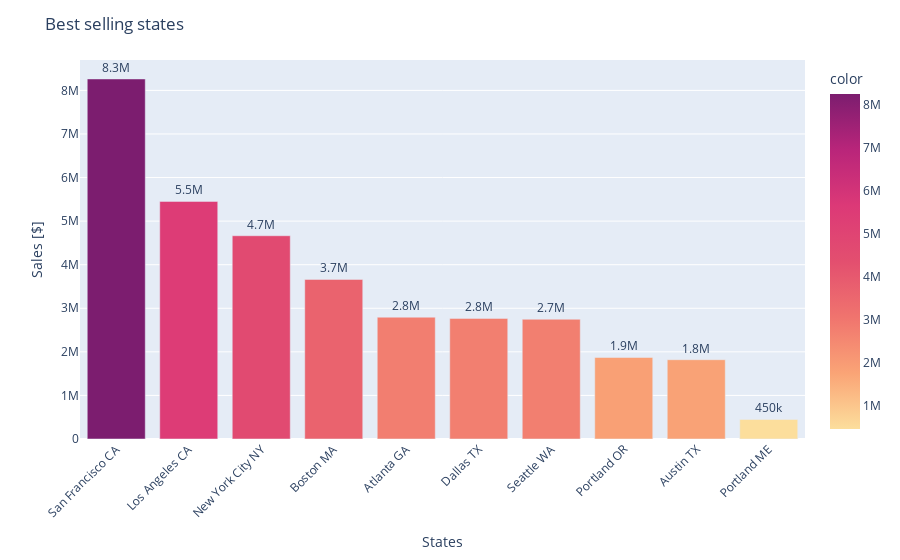

Notebook code for this chart:
### Code cell
cities = sale.index.tolist()


fig = px.bar(x=cities, y=sale['Sales'],
             color=sale['Sales'],
             color_continuous_scale='sunsetdark')
fig.update_traces(texttemplate = '%{value:.2s}', textposition = 'outside')
fig.update_layout(title='Best selling states',
                  xaxis_title='States',
                  yaxis_title='Sales [$]',
                  xaxis_tickangle = -45)

### Figure 1 — Plotly figure (JSON) as saved in the notebook; plotly's stock layout.template omitted (floating-point values rounded to 4 significant figures)
{"data": [{"alignmentgroup": "True", "hovertemplate": "x=%{x}<br>y=%{y}<br>color=%{marker.color}<extra></extra>", "legendgroup": "", "marker": {"color": [8262000.0, 5453000.0, 4664000.0, 3662000.0, 2795000.0, 2768000.0, 2748000.0, 1871000.0, 1820000.0, 449800.0], "coloraxis": "coloraxis"}, "name": "", "offsetgroup": "", "orientation": "v", "showlegend": false, "textposition": "outside", "texttemplate": "%{value:.2s}", "type": "bar", "x": [" San Francisco CA", " Los Angeles CA", " New York City NY", " Boston MA", " Atlanta GA", " Dallas TX", " Seattle WA", " Portland OR", " Austin TX", " Portland ME"], "xaxis": "x", "y": [8262000.0, 5453000.0, 4664000.0, 3662000.0, 2795000.0, 2768000.0, 2748000.0, 1871000.0, 1820000.0, 449800.0], "yaxis": "y"}], "layout": {"barmode": "relative", "coloraxis": {"colorbar": {"title": {"text": "color"}}, "colorscale": [[0, "rgb(252, 222, 156)"], [0.1667, "rgb(250, 164, 118)"], [0.3333, "rgb(240, 116, 110)"], [0.5, "rgb(227, 79, 111)"], [0.6667, "rgb(220, 57, 119)"], [0.8333, "rgb(185, 37, 122)"], [1, "rgb(124, 29, 111)"]]}, "legend": {"tracegroupgap": 0}, "margin": {"t": 60}, "title": {"text": "Best selling states"}, "xaxis": {"anchor": "y", "domain": [0, 1], "tickangle": -45, "title": {"text": "States"}}, "yaxis": {"anchor": "x", "domain": [0, 1], "title": {"text": "Sales [$]"}}}}
